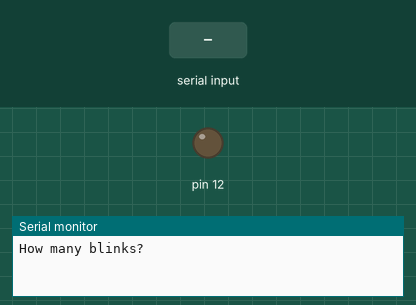
Simulated run of this sketch. Board: Arduino Uno, built with avr-gcc and run on an emulated ATmega328P. Shown: output pins drawn as LEDs (lit = HIGH), the last lines printed to the serial monitor. Dashed ring = blinking. The inputs (shaded band) are chosen by the test bench.

Above: at 1.2 s.
1.3 s: "90,45\n" received over Serial
At 1.7 s:
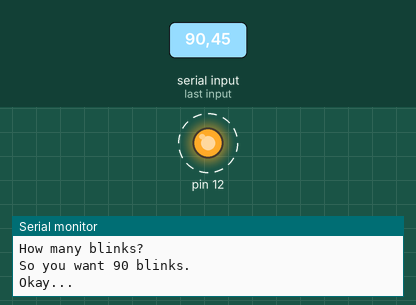
Timing chart, 0 to 10.3 s (numbered marks = the images above; inputs shaded):
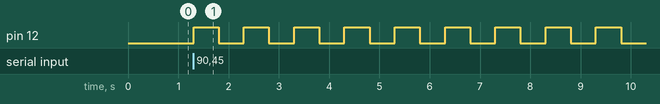

Measured:
- after the input at 1.3 s, pin 12: alternates HIGH for 0.50 s and LOW for 0.50 s, starting at once

The sketch:

7._LED_Bilnked_by_user.ino
```cpp
int myNumber;
int i;
void setup() {

Serial.begin(9600);
pinMode(12,OUTPUT);
}

void loop() {

  Serial.println("How many blinks? ");
    while (Serial.available() == 0){

    }
myNumber=Serial.parseInt();
Serial.print("So you want ");
Serial.print(myNumber);
Serial.println(" blinks.");
Serial.println("Okay...");

  i=1;
  while (i<= myNumber){
    digitalWrite(12,HIGH);
    delay(500);
    digitalWrite(12,LOW);
    delay(500);
    i=i+1;
  }

Serial.print("B-O-O-M");
delay(1000);
Serial.println();
}
```
